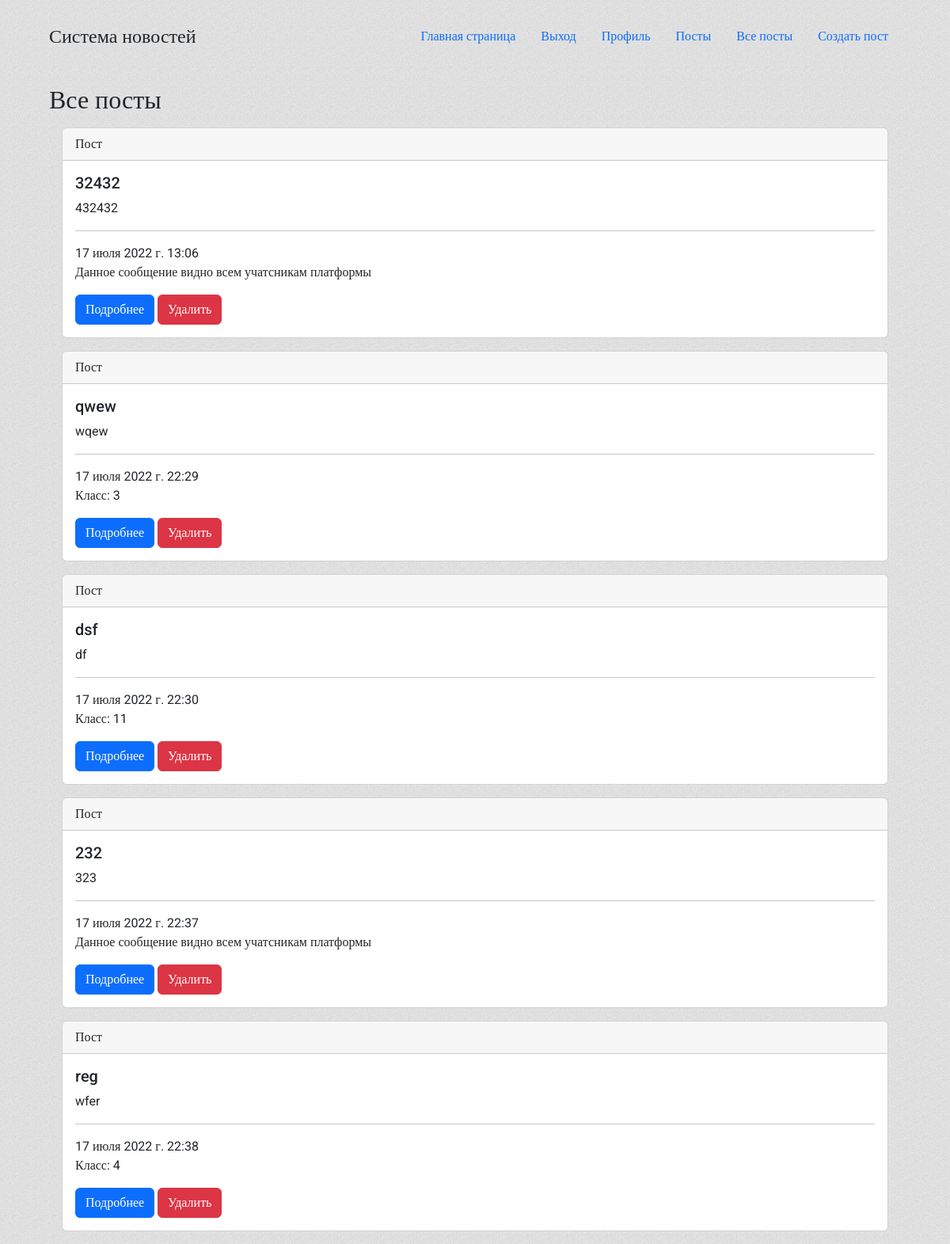
/posts_all/ (signed in), run on an earlier commit of the app's database.
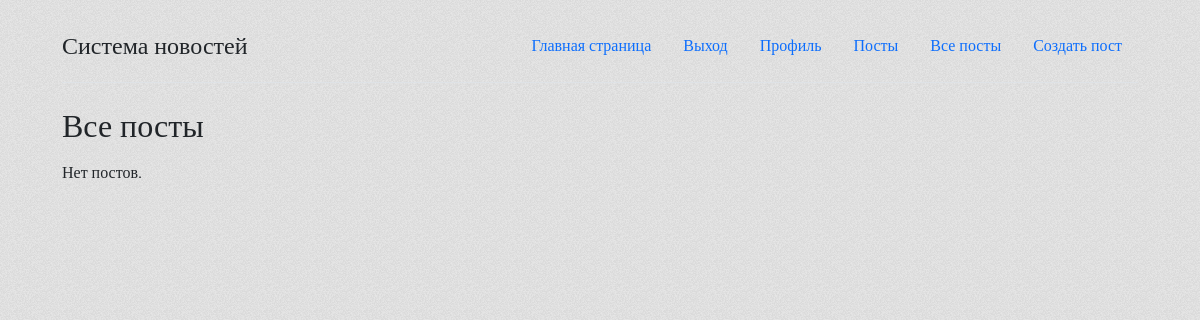
And on a later commit of the database.
### mainapp/models.py (models this page shows, shortened)
class Post(models.Model):
    title = models.CharField(max_length=60, validators=[validate_mat], verbose_name="Заголовок")
    text = models.TextField(blank=True, validators=[validate_mat], verbose_name="Текст")
    created_at = models.DateTimeField(auto_now_add=True)
    updated_at = models.DateTimeField(auto_now=True)
    visible_all = models.BooleanField(default=False, verbose_name="Видно всем")
    visible_class = models.CharField(max_length=3, default="", blank=True, verbose_name="Определенный класс")
    img = models.ImageField(upload_to="users_photos/", blank=True, verbose_name="Картинка")

### mainapp/views.py (the view)
# urls.py: path('posts_all/', views.posts_all, name="posts_all"),
@login_required
def posts_all(request):
    if request.user.is_superuser:
        posts = Post.objects.all()
        context = {'posts': posts, 'title': 'Все посты'}
        return render(request, 'mainapp/posts_all.html', context)
    else:
        messages.error(request, 'У вас нет разрешений на промотр данной страницы!')
        return redirect('index')

### templates/mainapp/posts_all.html
{% extends 'base.html' %}
{% block content %}
<div class="container">
    <h2 class="mb-3">Все посты</h2>
    {% include 'mainapp/modules/posts.html' %}
</div>
{% endblock %}

### templates/mainapp/modules/posts.html
{% if posts %}
    {% for el in posts %}
        <div class="card m-3">
                <div class="card-header">
                    Пост
                </div>
                <div class="card-body">
                <h5 class="card-title">{{ el.title }}</h5>
                <p class="card-text">{{ el.text| truncatewords:3 }}</p>
                <hr>
                <p>{{ el.updated_at }}</p>
                {% if el.visible_all == True %}
                    <p>Данное сообщение видно всем учатсникам платформы</p>
                {% else %}
                    <p>Класс: {{ el.visible_class }}</p>
                {% endif %}
                <a href="{% url 'post_detail' postid=el.id %}" class="btn btn-primary mt-3">Подробнее</a>
                {% if user.is_superuser %}
                    <a href="{% url 'post_delete' postid=el.id %}" class="btn btn-danger mt-3">Удалить</a>
                {% endif %}
            </div>
        </div>
    {% endfor %}
{% else %}
    Нет постов.
{% endif %}

What changed in the data, as far as the page shows it:
removed Post: title "32432", text "432432", updated_at "17 июля 2022 г. 13:06", shows "Данное сообщение видно всем учатсникам платформы"
removed Post: title "qwew", text "wqew", updated_at "17 июля 2022 г. 22:29", visible_class "3"
removed Post: title "dsf", text "df", updated_at "17 июля 2022 г. 22:30", visible_class "11"
removed Post: title "232", text "323", updated_at "17 июля 2022 г. 22:37", shows "Данное сообщение видно всем учатсникам платформы"
removed Post: title "reg", text "wfer", updated_at "17 июля 2022 г. 22:38", visible_class "4"
Also different on the page:
text now shown: "Нет постов."
